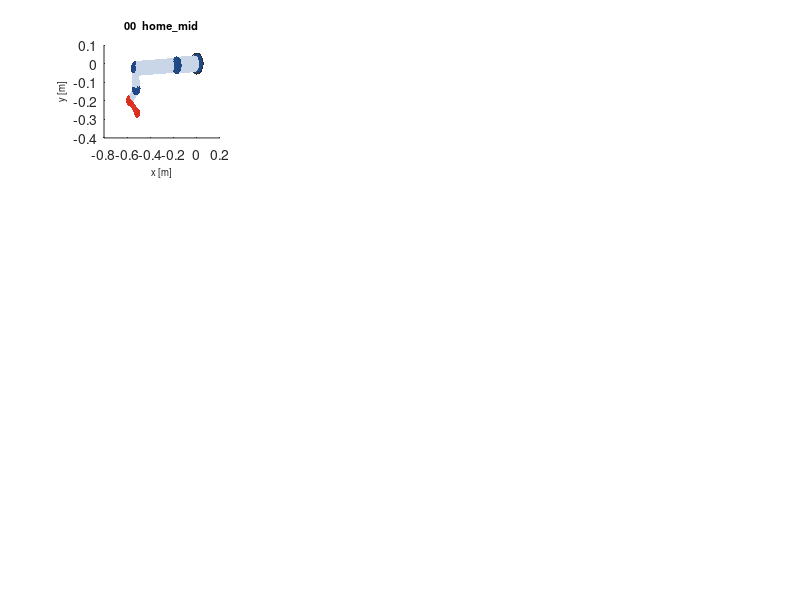

The MATLAB script that drew this image: (Note: this script raises an error after producing the figure.)
function visualize_manipulator_reference_poses_matlab()
%VISUALIZE_MANIPULATOR_REFERENCE_POSES_MATLAB
% Visualize the 16 joint-space reference poses used by the manipulator
% random-pose benchmark on the MathWorks predefined Universal Robots UR5
% model.
%
% The benchmark poses are 6-DOF joint postures [rad]. For the MATLAB UR5 URDF
% convention, joint 1 is shifted by pi to align the base direction with the
% benchmark DH convention:
%   ur5 = loadrobot('universalUR5', 'DataFormat', 'row');
%   show(ur5, benchmarkPoseToUr5Configuration(q));
%
% Usage from MATLAB:
%   cd /home/cora-tuf/MPPI/BiC-MPPI-legacy/random_pose_benchmark
%   visualize_manipulator_reference_poses_matlab

close all;

[poses, names, ids] = referencePoses();
dh = manipulatorDhParameters();
figurePosition = [80, 80, 1100, 1100];
workspace = [-0.85, 0.35, -1.05, 0.75, -0.05, 0.95];
subplotWidthScale = 0.88;   % Smaller value gives more horizontal gap.
subplotHeightScale = 0.74;  % Smaller value gives more vertical gap.
titleFontSize = 8;
labelFontSize = 7;
tickFontSize = 7;

robot = [];
if hasLoadrobot()
    try
        robot = loadUniversalUR5Robot();
    catch ME
        warning(['Could not load MathWorks predefined Universal UR5 model: %s\n', ...
                 'Using the local DH skeleton plot only.'], ME.message);
    end
else
    warning(['Robotics System Toolbox loadrobot was not found. ', ...
             'Using the local DH skeleton plot only.']);
end

fig = figure('Name', 'Universal UR5 Reference Poses', ...
             'Color', 'w', ...
             'Position', figurePosition);

for i = 1:size(poses, 1)
    figure(fig);
    ax = subplot(4, 4, i);
    benchmarkQ = poses(i, :);

    shownWithToolbox = false;
    if ~isempty(robot)
        ur5Q = benchmarkPoseToUr5Configuration(benchmarkQ);
        shownWithToolbox = showRigidBodyTree(ax, robot, ur5Q);
    end

    hold(ax, 'on');
    if ~shownWithToolbox
        plotRigidBodyGeometry(ax, benchmarkQ, dh);
        plotDhCenterline(ax, benchmarkQ, dh);
    end
    hold(ax, 'off');

    title(ax, sprintf('%02d  %s', ids(i), names{i}), ...
          'Interpreter', 'none', 'FontSize', titleFontSize);
    xlabel(ax, 'x [m]', 'FontSize', labelFontSize);
    ylabel(ax, 'y [m]', 'FontSize', labelFontSize);
    zlabel(ax, 'z [m]', 'FontSize', labelFontSize);
    ax.FontSize = tickFontSize;
    xlim(ax, workspace(1:2));
    ylim(ax, workspace(3:4));
    zlim(ax, workspace(5:6));
    axis(ax, 'equal');
    grid(ax, 'on');
    view(ax, 135, 25);
    applyLighting(ax);
    adjustSubplotPosition(ax, subplotWidthScale, subplotHeightScale);
end

outDir = fullfile(fileparts(mfilename('fullpath')), 'results');
if ~exist(outDir, 'dir')
    mkdir(outDir);
end
outPng = fullfile(outDir, 'manipulator_reference_poses_matlab_ur5.png');
saveFigurePng(fig, outPng);
fprintf('Saved figure: %s\n', outPng);

end

function tf = hasLoadrobot()
tf = exist('loadrobot', 'file') == 2;
end

function robot = loadUniversalUR5Robot()
robot = loadrobot('universalUR5', 'DataFormat', 'row');
numJoints = numel(homeConfiguration(robot));
if numJoints ~= 6
    error('Expected universalUR5 to have 6 non-fixed joints, but got %d.', numJoints);
end
end

function ur5Q = benchmarkPoseToUr5Configuration(benchmarkQ)
ur5Q = benchmarkQ;
ur5Q(1) = ur5Q(1) + pi;
ur5Q = wrapToPiLocal(ur5Q);
end

function q = wrapToPiLocal(q)
q = mod(q + pi, 2.0 * pi) - pi;
end

function adjustSubplotPosition(ax, widthScale, heightScale)
pos = ax.Position;
pos(1) = pos(1) + 0.5 * pos(3) * (1.0 - widthScale);
pos(2) = pos(2) + 0.5 * pos(4) * (1.0 - heightScale);
pos(3) = pos(3) * widthScale;
pos(4) = pos(4) * heightScale;
ax.Position = pos;
end

function dh = manipulatorDhParameters()
dh.a = [0.0, -0.427, -0.357, 0.0, 0.0, 0.0];
dh.d = [0.15, 0.0, 0.0, 0.11, 0.09, 0.09];
dh.alpha = [pi / 2.0, 0.0, 0.0, pi / 2.0, -pi / 2.0, 0.0];
end

function robot = buildRigidBodyTree(dh)
robot = rigidBodyTree('DataFormat', 'row', 'MaxNumBodies', 6);
parent = robot.BaseName;
linkRadius = [0.050, 0.045, 0.040, 0.032, 0.028, 0.024];
jointRadius = [0.060, 0.052, 0.048, 0.040, 0.034, 0.030];

for i = 1:6
    body = rigidBody(sprintf('link%d', i));
    joint = rigidBodyJoint(sprintf('joint%d', i), 'revolute');
    joint.JointAxis = [0, 0, 1];

    % Robotics System Toolbox uses standard DH order [a alpha d theta].
    setFixedTransform(joint, [dh.a(i), dh.alpha(i), dh.d(i), 0.0], 'dh');
    body.Joint = joint;
    addOfficialBodyVisuals(body, i, dh, linkRadius(i), jointRadius(i));

    addBody(robot, body, parent);
    parent = body.Name;
end
end

function addOfficialBodyVisuals(body, i, dh, linkRadius, jointRadius)
linkColor = [0.78, 0.83, 0.90];
jointColor = [0.12, 0.28, 0.52];
eeColor = [0.86, 0.18, 0.12];

T0 = standardDhTransform(0.0, dh.a(i), dh.d(i), dh.alpha(i));
parentInBody = T0 \ [0.0; 0.0; 0.0; 1.0];
p0 = [0.0, 0.0, 0.0];
p1 = parentInBody(1:3).';
linkLength = norm(p1 - p0);

if linkLength > 1.0e-8
    linkTform = visualTformForSegment(p0, p1);
    addVisual(body, 'Capsule', [linkRadius, linkLength], linkTform, ...
              'FaceColor', linkColor, 'FaceAlpha', 0.96);
end

jointColorThis = jointColor;
if i == 6
    jointColorThis = eeColor;
end
addVisual(body, 'Sphere', jointRadius, eye(4), ...
          'FaceColor', jointColorThis, 'FaceAlpha', 0.98);

if i == 6
    addVisual(body, 'Capsule', [0.018, 0.095], ...
              makeTranslationTform([0.0475, 0.0, 0.0]) * makeYRotationTform(pi / 2.0), ...
              'FaceColor', eeColor, 'FaceAlpha', 0.98);
end
end

function T = visualTformForSegment(p0, p1)
v = p1 - p0;
len = norm(v);
ez = v / len;
tmp = [0.0, 0.0, 1.0];
if abs(dot(ez, tmp)) > 0.95
    tmp = [0.0, 1.0, 0.0];
end
ex = cross(tmp, ez);
ex = ex / norm(ex);
ey = cross(ez, ex);
mid = 0.5 * (p0 + p1);

T = eye(4);
T(1:3, 1) = ex(:);
T(1:3, 2) = ey(:);
T(1:3, 3) = ez(:);
T(1:3, 4) = mid(:);
end

function T = makeTranslationTform(p)
T = eye(4);
T(1:3, 4) = p(:);
end

function T = makeYRotationTform(theta)
c = cos(theta);
s = sin(theta);
T = [ c, 0.0,  s, 0.0; ...
      0.0, 1.0, 0.0, 0.0; ...
     -s, 0.0,  c, 0.0; ...
      0.0, 0.0, 0.0, 1.0];
end

function shown = showRigidBodyTree(ax, robot, q)
shown = false;
try
    show(robot, q, ...
         'Parent', ax, ...
         'PreservePlot', false, ...
         'Frames', 'off', ...
         'Visuals', 'on', ...
         'Collisions', 'off');
    shown = true;
catch
    try
        show(robot, q, 'Parent', ax, 'PreservePlot', false, 'Visuals', 'on');
        shown = true;
    catch
        shown = false;
    end
end
end

function plotDhSkeleton(ax, q, dh)
pts = fkJointPositions(q, dh);

plot3(ax, pts(:, 1), pts(:, 2), pts(:, 3), ...
      '-', 'LineWidth', 2.2, 'Color', [0.05, 0.22, 0.55]);
scatter3(ax, pts(:, 1), pts(:, 2), pts(:, 3), ...
         24, [0.08, 0.33, 0.72], 'filled');
scatter3(ax, pts(1, 1), pts(1, 2), pts(1, 3), ...
         42, [0.05, 0.05, 0.05], 'filled');
scatter3(ax, pts(end, 1), pts(end, 2), pts(end, 3), ...
         54, [0.84, 0.15, 0.12], 'filled');
end

function plotRigidBodyGeometry(ax, q, dh)
pts = fkJointPositions(q, dh);

linkRadius = [0.050, 0.045, 0.040, 0.032, 0.028, 0.024];
jointRadius = [0.060, 0.052, 0.048, 0.040, 0.034, 0.030, 0.030];
linkColor = [0.78, 0.83, 0.90];
linkEdgeColor = [0.40, 0.47, 0.58];
jointColor = [0.12, 0.28, 0.52];
baseColor = [0.18, 0.18, 0.18];
eeColor = [0.86, 0.18, 0.12];

drawCylinderBetween(ax, [0.0, 0.0, -0.035], [0.0, 0.0, 0.065], ...
                    0.080, baseColor, baseColor, 20);

for i = 1:6
    drawCylinderBetween(ax, pts(i, :), pts(i + 1, :), ...
                        linkRadius(i), linkColor, linkEdgeColor, 18);
end

for i = 1:7
    if i == 1
        color = baseColor;
    elseif i == 7
        color = eeColor;
    else
        color = jointColor;
    end
    drawSphere(ax, pts(i, :), jointRadius(i), color, 16);
end

drawEndEffectorTool(ax, q, dh, eeColor);
end

function plotDhCenterline(ax, q, dh)
pts = fkJointPositions(q, dh);
plot3(ax, pts(:, 1), pts(:, 2), pts(:, 3), ...
      '-', 'LineWidth', 1.1, 'Color', [0.04, 0.12, 0.28]);
end

function drawEndEffectorTool(ax, q, dh, color)
T = eye(4);
for i = 1:6
    T = T * standardDhTransform(q(i), dh.a(i), dh.d(i), dh.alpha(i));
end

p0 = T(1:3, 4).';
toolAxis = T(1:3, 1).';
if norm(toolAxis) < 1.0e-12
    toolAxis = [1.0, 0.0, 0.0];
end
toolAxis = toolAxis / norm(toolAxis);
p1 = p0 + 0.095 * toolAxis;
drawCylinderBetween(ax, p0, p1, 0.018, color, color, 14);
drawSphere(ax, p1, 0.026, color, 14);
end

function drawCylinderBetween(ax, p0, p1, radius, faceColor, edgeColor, n)
v = p1 - p0;
len = norm(v);
if len < 1.0e-10
    drawSphere(ax, p0, radius, faceColor, n);
    return;
end

ez = v / len;
tmp = [0.0, 0.0, 1.0];
if abs(dot(ez, tmp)) > 0.95
    tmp = [0.0, 1.0, 0.0];
end
ex = cross(tmp, ez);
ex = ex / norm(ex);
ey = cross(ez, ex);

[X, Y, Z] = cylinder(radius, n);
Z = Z * len;

Xw = p0(1) + ex(1) * X + ey(1) * Y + ez(1) * Z;
Yw = p0(2) + ex(2) * X + ey(2) * Y + ez(2) * Z;
Zw = p0(3) + ex(3) * X + ey(3) * Y + ez(3) * Z;

surf(ax, Xw, Yw, Zw, ...
     'FaceColor', faceColor, ...
     'EdgeColor', edgeColor, ...
     'EdgeAlpha', 0.18, ...
     'FaceAlpha', 0.96);
end

function drawSphere(ax, center, radius, color, n)
[X, Y, Z] = sphere(n);
surf(ax, center(1) + radius * X, ...
         center(2) + radius * Y, ...
         center(3) + radius * Z, ...
     'FaceColor', color, ...
     'EdgeColor', 'none', ...
     'FaceAlpha', 0.98);
end

function applyLighting(ax)
try
    lighting(ax, 'gouraud');
    material(ax, 'dull');
    camlight(ax, 'headlight');
catch
end
end

function pts = fkJointPositions(q, dh)
T = eye(4);
pts = zeros(7, 3);
pts(1, :) = [0.0, 0.0, 0.0];

for i = 1:6
    T = T * standardDhTransform(q(i), dh.a(i), dh.d(i), dh.alpha(i));
    pts(i + 1, :) = T(1:3, 4).';
end
end

function A = standardDhTransform(theta, a, d, alpha)
ct = cos(theta);
st = sin(theta);
ca = cos(alpha);
sa = sin(alpha);

A = [ct, -st * ca,  st * sa, a * ct; ...
     st,  ct * ca, -ct * sa, a * st; ...
     0.0,       sa,       ca,      d; ...
     0.0,      0.0,      0.0,    1.0];
end

function saveFigurePng(fig, outPng)
try
    exportgraphics(fig, outPng, 'Resolution', 200);
catch
    print(fig, outPng, '-dpng', '-r200');
end
end

function [poses, names, ids] = referencePoses()
ids = (0:15).';
names = { ...
    'home_mid'; ...
    'detour_high'; ...
    'goal_right'; ...
    'pre_pick'; ...
    'pick_low'; ...
    'transfer_high'; ...
    'pre_place'; ...
    'place_low'; ...
    'left_high'; ...
    'left_low'; ...
    'right_high'; ...
    'right_low'; ...
    'over_left'; ...
    'over_right'; ...
    'front_left_mid'; ...
    'front_right_mid'};

poses = [ ...
     0.05, -1.15, 1.25,  0.00, 0.85,  0.00; ...
     1.20, -1.40, 0.50, -0.20, 0.70,  0.10; ...
     1.45, -0.80, 1.05, -0.20, 0.65,  0.25; ...
    -0.65, -1.18, 1.22,  0.00, 0.78,  0.00; ...
    -0.65, -0.82, 1.52,  0.00, 0.38,  0.00; ...
     0.10, -1.45, 1.25,  0.00, 1.05,  0.00; ...
     0.90, -1.18, 1.18,  0.00, 0.80,  0.00; ...
     0.90, -0.78, 1.52,  0.00, 0.36,  0.00; ...
    -0.90, -1.25, 1.10,  0.15, 0.95,  0.05; ...
    -0.90, -0.90, 1.45,  0.10, 0.45,  0.05; ...
     1.10, -1.25, 1.10, -0.15, 0.95, -0.05; ...
     1.10, -0.90, 1.45, -0.10, 0.45, -0.05; ...
    -0.35, -1.55, 1.35,  0.10, 1.10,  0.00; ...
     0.35, -1.55, 1.35, -0.10, 1.10,  0.00; ...
    -0.45, -0.95, 1.30,  0.10, 0.65,  0.10; ...
     0.45, -0.95, 1.30, -0.10, 0.65, -0.10];
end
